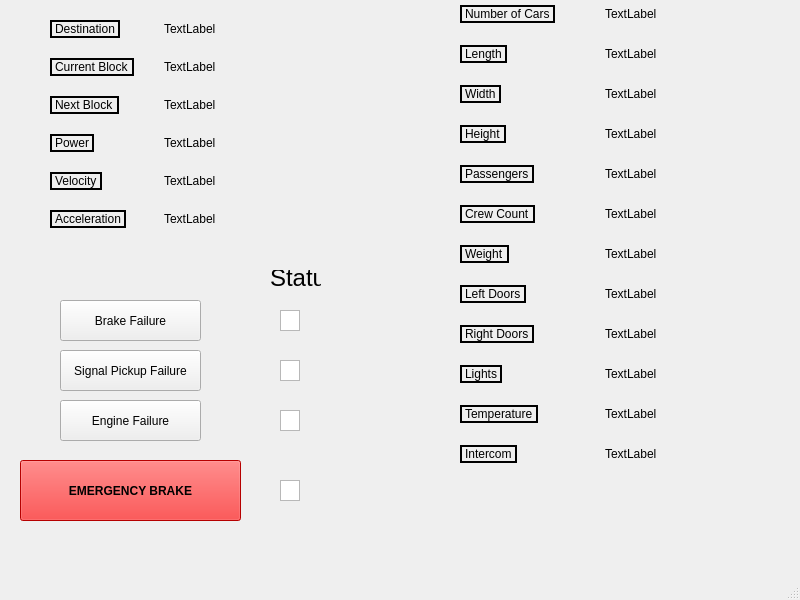
<?xml version="1.0" encoding="UTF-8"?>
<ui version="4.0">
 <class>MainWindow</class>
 <widget class="QMainWindow" name="MainWindow">
  <property name="geometry">
   <rect>
    <x>0</x>
    <y>0</y>
    <width>800</width>
    <height>600</height>
   </rect>
  </property>
  <property name="windowTitle">
   <string>MainWindow</string>
  </property>
  <widget class="QWidget" name="centralwidget">
   <widget class="QWidget" name="formLayoutWidget">
    <property name="geometry">
     <rect>
      <x>460</x>
      <y>0</y>
      <width>231</width>
      <height>541</height>
     </rect>
    </property>
    <layout class="QFormLayout" name="formLayout">
     <property name="horizontalSpacing">
      <number>50</number>
     </property>
     <property name="verticalSpacing">
      <number>22</number>
     </property>
     <property name="topMargin">
      <number>5</number>
     </property>
     <item row="0" column="0">
      <widget class="QLabel" name="label">
       <property name="frameShape">
        <enum>QFrame::WinPanel</enum>
       </property>
       <property name="frameShadow">
        <enum>QFrame::Plain</enum>
       </property>
       <property name="lineWidth">
        <number>1</number>
       </property>
       <property name="midLineWidth">
        <number>0</number>
       </property>
       <property name="text">
        <string>Number of Cars</string>
       </property>
       <property name="scaledContents">
        <bool>false</bool>
       </property>
       <property name="wordWrap">
        <bool>false</bool>
       </property>
       <property name="margin">
        <number>2</number>
       </property>
      </widget>
     </item>
     <item row="1" column="0">
      <widget class="QLabel" name="label_2">
       <property name="frameShape">
        <enum>QFrame::WinPanel</enum>
       </property>
       <property name="text">
        <string>Length</string>
       </property>
       <property name="margin">
        <number>2</number>
       </property>
      </widget>
     </item>
     <item row="2" column="0">
      <widget class="QLabel" name="label_3">
       <property name="frameShape">
        <enum>QFrame::WinPanel</enum>
       </property>
       <property name="text">
        <string>Width</string>
       </property>
       <property name="margin">
        <number>2</number>
       </property>
      </widget>
     </item>
     <item row="3" column="0">
      <widget class="QLabel" name="label_4">
       <property name="frameShape">
        <enum>QFrame::WinPanel</enum>
       </property>
       <property name="text">
        <string>Height</string>
       </property>
       <property name="margin">
        <number>2</number>
       </property>
      </widget>
     </item>
     <item row="4" column="0">
      <widget class="QLabel" name="label_5">
       <property name="frameShape">
        <enum>QFrame::WinPanel</enum>
       </property>
       <property name="text">
        <string>Passengers</string>
       </property>
       <property name="margin">
        <number>2</number>
       </property>
      </widget>
     </item>
     <item row="5" column="0">
      <widget class="QLabel" name="label_6">
       <property name="frameShape">
        <enum>QFrame::WinPanel</enum>
       </property>
       <property name="text">
        <string>Crew Count</string>
       </property>
       <property name="margin">
        <number>2</number>
       </property>
      </widget>
     </item>
     <item row="6" column="0">
      <widget class="QLabel" name="label_7">
       <property name="frameShape">
        <enum>QFrame::WinPanel</enum>
       </property>
       <property name="text">
        <string>Weight</string>
       </property>
       <property name="margin">
        <number>2</number>
       </property>
      </widget>
     </item>
     <item row="7" column="0">
      <widget class="QLabel" name="label_8">
       <property name="frameShape">
        <enum>QFrame::WinPanel</enum>
       </property>
       <property name="text">
        <string>Left Doors</string>
       </property>
       <property name="margin">
        <number>2</number>
       </property>
      </widget>
     </item>
     <item row="8" column="0">
      <widget class="QLabel" name="label_9">
       <property name="frameShape">
        <enum>QFrame::WinPanel</enum>
       </property>
       <property name="text">
        <string>Right Doors</string>
       </property>
       <property name="margin">
        <number>2</number>
       </property>
      </widget>
     </item>
     <item row="9" column="0">
      <widget class="QLabel" name="label_10">
       <property name="frameShape">
        <enum>QFrame::WinPanel</enum>
       </property>
       <property name="text">
        <string>Lights</string>
       </property>
       <property name="margin">
        <number>2</number>
       </property>
      </widget>
     </item>
     <item row="10" column="0">
      <widget class="QLabel" name="label_11">
       <property name="frameShape">
        <enum>QFrame::WinPanel</enum>
       </property>
       <property name="text">
        <string>Temperature</string>
       </property>
       <property name="margin">
        <number>2</number>
       </property>
      </widget>
     </item>
     <item row="11" column="0">
      <widget class="QLabel" name="label_13">
       <property name="frameShape">
        <enum>QFrame::WinPanel</enum>
       </property>
       <property name="text">
        <string>Intercom</string>
       </property>
       <property name="margin">
        <number>2</number>
       </property>
      </widget>
     </item>
     <item row="0" column="1">
      <widget class="QLabel" name="numCarsLabel">
       <property name="text">
        <string>TextLabel</string>
       </property>
      </widget>
     </item>
     <item row="1" column="1">
      <widget class="QLabel" name="lengthLabel">
       <property name="text">
        <string>TextLabel</string>
       </property>
      </widget>
     </item>
     <item row="2" column="1">
      <widget class="QLabel" name="widthLabel">
       <property name="text">
        <string>TextLabel</string>
       </property>
      </widget>
     </item>
     <item row="3" column="1">
      <widget class="QLabel" name="heightLabel">
       <property name="text">
        <string>TextLabel</string>
       </property>
      </widget>
     </item>
     <item row="4" column="1">
      <widget class="QLabel" name="passengerCountLabel">
       <property name="text">
        <string>TextLabel</string>
       </property>
      </widget>
     </item>
     <item row="5" column="1">
      <widget class="QLabel" name="crewCountLabel">
       <property name="text">
        <string>TextLabel</string>
       </property>
      </widget>
     </item>
     <item row="6" column="1">
      <widget class="QLabel" name="weightLabel">
       <property name="text">
        <string>TextLabel</string>
       </property>
      </widget>
     </item>
     <item row="7" column="1">
      <widget class="QLabel" name="leftDoorsLabel">
       <property name="text">
        <string>TextLabel</string>
       </property>
      </widget>
     </item>
     <item row="9" column="1">
      <widget class="QLabel" name="lightsLabel">
       <property name="text">
        <string>TextLabel</string>
       </property>
      </widget>
     </item>
     <item row="8" column="1">
      <widget class="QLabel" name="rightDoorsLabel">
       <property name="text">
        <string>TextLabel</string>
       </property>
      </widget>
     </item>
     <item row="10" column="1">
      <widget class="QLabel" name="temperatureLabel">
       <property name="text">
        <string>TextLabel</string>
       </property>
      </widget>
     </item>
     <item row="11" column="1">
      <widget class="QLabel" name="intercomLabel">
       <property name="text">
        <string>TextLabel</string>
       </property>
      </widget>
     </item>
    </layout>
   </widget>
   <widget class="QPushButton" name="EmergencyBrakeButton">
    <property name="geometry">
     <rect>
      <x>20</x>
      <y>460</y>
      <width>221</width>
      <height>61</height>
     </rect>
    </property>
    <property name="palette">
     <palette>
      <active>
       <colorrole role="Button">
        <brush brushstyle="SolidPattern">
         <color alpha="255">
          <red>255</red>
          <green>0</green>
          <blue>0</blue>
         </color>
        </brush>
       </colorrole>
       <colorrole role="Base">
        <brush brushstyle="SolidPattern">
         <color alpha="255">
          <red>255</red>
          <green>0</green>
          <blue>0</blue>
         </color>
        </brush>
       </colorrole>
       <colorrole role="Window">
        <brush brushstyle="SolidPattern">
         <color alpha="255">
          <red>255</red>
          <green>0</green>
          <blue>0</blue>
         </color>
        </brush>
       </colorrole>
      </active>
      <inactive>
       <colorrole role="Button">
        <brush brushstyle="SolidPattern">
         <color alpha="255">
          <red>255</red>
          <green>0</green>
          <blue>0</blue>
         </color>
        </brush>
       </colorrole>
       <colorrole role="Base">
        <brush brushstyle="SolidPattern">
         <color alpha="255">
          <red>255</red>
          <green>0</green>
          <blue>0</blue>
         </color>
        </brush>
       </colorrole>
       <colorrole role="Window">
        <brush brushstyle="SolidPattern">
         <color alpha="255">
          <red>255</red>
          <green>0</green>
          <blue>0</blue>
         </color>
        </brush>
       </colorrole>
      </inactive>
      <disabled>
       <colorrole role="Button">
        <brush brushstyle="SolidPattern">
         <color alpha="255">
          <red>255</red>
          <green>0</green>
          <blue>0</blue>
         </color>
        </brush>
       </colorrole>
       <colorrole role="Base">
        <brush brushstyle="SolidPattern">
         <color alpha="255">
          <red>255</red>
          <green>0</green>
          <blue>0</blue>
         </color>
        </brush>
       </colorrole>
       <colorrole role="Window">
        <brush brushstyle="SolidPattern">
         <color alpha="255">
          <red>255</red>
          <green>0</green>
          <blue>0</blue>
         </color>
        </brush>
       </colorrole>
      </disabled>
     </palette>
    </property>
    <property name="cursor">
     <cursorShape>PointingHandCursor</cursorShape>
    </property>
    <property name="autoFillBackground">
     <bool>false</bool>
    </property>
    <property name="styleSheet">
     <string notr="true">background-color: red;
font: 16pt &quot;Times New Roman&quot;;
font-weight: bold;</string>
    </property>
    <property name="text">
     <string>EMERGENCY BRAKE</string>
    </property>
   </widget>
   <widget class="QPushButton" name="BrakeFailureButton">
    <property name="geometry">
     <rect>
      <x>60</x>
      <y>300</y>
      <width>141</width>
      <height>41</height>
     </rect>
    </property>
    <property name="text">
     <string>Brake Failure</string>
    </property>
   </widget>
   <widget class="QPushButton" name="SignalPickupFailureButton">
    <property name="geometry">
     <rect>
      <x>60</x>
      <y>350</y>
      <width>141</width>
      <height>41</height>
     </rect>
    </property>
    <property name="text">
     <string>Signal Pickup Failure</string>
    </property>
   </widget>
   <widget class="QPushButton" name="EngineFailureButton">
    <property name="geometry">
     <rect>
      <x>60</x>
      <y>400</y>
      <width>141</width>
      <height>41</height>
     </rect>
    </property>
    <property name="text">
     <string>Engine Failure</string>
    </property>
   </widget>
   <widget class="QGraphicsView" name="BrakeFailureStatusLight">
    <property name="geometry">
     <rect>
      <x>280</x>
      <y>310</y>
      <width>20</width>
      <height>21</height>
     </rect>
    </property>
    <property name="styleSheet">
     <string notr="true">color:red;</string>
    </property>
   </widget>
   <widget class="QGraphicsView" name="EngineFailureStatusLight">
    <property name="geometry">
     <rect>
      <x>280</x>
      <y>410</y>
      <width>20</width>
      <height>21</height>
     </rect>
    </property>
    <property name="styleSheet">
     <string notr="true">color:red;</string>
    </property>
   </widget>
   <widget class="QGraphicsView" name="SignalPickupFailureStatusLight">
    <property name="geometry">
     <rect>
      <x>280</x>
      <y>360</y>
      <width>20</width>
      <height>21</height>
     </rect>
    </property>
    <property name="styleSheet">
     <string notr="true">color:red;</string>
    </property>
   </widget>
   <widget class="QGraphicsView" name="EmergencyBrakeStatusLight">
    <property name="geometry">
     <rect>
      <x>280</x>
      <y>480</y>
      <width>20</width>
      <height>21</height>
     </rect>
    </property>
    <property name="styleSheet">
     <string notr="true">color:red;</string>
    </property>
   </widget>
   <widget class="QLabel" name="label_12">
    <property name="geometry">
     <rect>
      <x>270</x>
      <y>270</y>
      <width>51</width>
      <height>16</height>
     </rect>
    </property>
    <property name="font">
     <font>
      <pointsize>18</pointsize>
      <italic>false</italic>
      <bold>false</bold>
     </font>
    </property>
    <property name="styleSheet">
     <string notr="true">font: 18pt &quot;Times New Roman&quot;;</string>
    </property>
    <property name="text">
     <string>Status</string>
    </property>
   </widget>
   <widget class="QWidget" name="formLayoutWidget_2">
    <property name="geometry">
     <rect>
      <x>40</x>
      <y>10</y>
      <width>202</width>
      <height>290</height>
     </rect>
    </property>
    <layout class="QFormLayout" name="formLayout_2">
     <property name="horizontalSpacing">
      <number>30</number>
     </property>
     <property name="verticalSpacing">
      <number>20</number>
     </property>
     <property name="leftMargin">
      <number>10</number>
     </property>
     <property name="topMargin">
      <number>10</number>
     </property>
     <property name="rightMargin">
      <number>10</number>
     </property>
     <property name="bottomMargin">
      <number>10</number>
     </property>
     <item row="0" column="0">
      <widget class="QLabel" name="label_14">
       <property name="frameShape">
        <enum>QFrame::WinPanel</enum>
       </property>
       <property name="text">
        <string>Destination</string>
       </property>
       <property name="margin">
        <number>4</number>
       </property>
      </widget>
     </item>
     <item row="1" column="0">
      <widget class="QLabel" name="label_15">
       <property name="frameShape">
        <enum>QFrame::WinPanel</enum>
       </property>
       <property name="text">
        <string>Current Block</string>
       </property>
       <property name="margin">
        <number>4</number>
       </property>
      </widget>
     </item>
     <item row="2" column="0">
      <widget class="QLabel" name="label_16">
       <property name="frameShape">
        <enum>QFrame::WinPanel</enum>
       </property>
       <property name="text">
        <string>Next Block</string>
       </property>
       <property name="margin">
        <number>4</number>
       </property>
      </widget>
     </item>
     <item row="0" column="1">
      <widget class="QLabel" name="destinationLabel">
       <property name="text">
        <string>TextLabel</string>
       </property>
      </widget>
     </item>
     <item row="1" column="1">
      <widget class="QLabel" name="currentBlockLabel">
       <property name="text">
        <string>TextLabel</string>
       </property>
      </widget>
     </item>
     <item row="2" column="1">
      <widget class="QLabel" name="nextBlockLabel">
       <property name="text">
        <string>TextLabel</string>
       </property>
      </widget>
     </item>
     <item row="3" column="0">
      <widget class="QLabel" name="label_17">
       <property name="frameShape">
        <enum>QFrame::WinPanel</enum>
       </property>
       <property name="text">
        <string>Power</string>
       </property>
       <property name="margin">
        <number>5</number>
       </property>
      </widget>
     </item>
     <item row="3" column="1">
      <widget class="QLabel" name="powerLabel">
       <property name="text">
        <string>TextLabel</string>
       </property>
      </widget>
     </item>
     <item row="4" column="0">
      <widget class="QLabel" name="label_19">
       <property name="frameShape">
        <enum>QFrame::WinPanel</enum>
       </property>
       <property name="text">
        <string>Velocity</string>
       </property>
       <property name="margin">
        <number>4</number>
       </property>
      </widget>
     </item>
     <item row="5" column="0">
      <widget class="QLabel" name="label_20">
       <property name="frameShape">
        <enum>QFrame::WinPanel</enum>
       </property>
       <property name="text">
        <string>Acceleration</string>
       </property>
       <property name="margin">
        <number>4</number>
       </property>
      </widget>
     </item>
     <item row="4" column="1">
      <widget class="QLabel" name="velocityLabel">
       <property name="text">
        <string>TextLabel</string>
       </property>
      </widget>
     </item>
     <item row="5" column="1">
      <widget class="QLabel" name="accelerationLabel">
       <property name="text">
        <string>TextLabel</string>
       </property>
      </widget>
     </item>
    </layout>
   </widget>
  </widget>
  <widget class="QMenuBar" name="menubar">
   <property name="geometry">
    <rect>
     <x>0</x>
     <y>0</y>
     <width>800</width>
     <height>22</height>
    </rect>
   </property>
  </widget>
  <widget class="QStatusBar" name="statusbar"/>
 </widget>
 <resources/>
 <connections/>
</ui>
